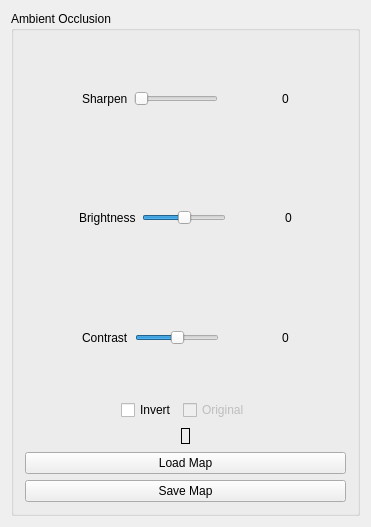
<?xml version="1.0" encoding="UTF-8"?>
<ui version="4.0">
 <class>AOMapWidget</class>
 <widget class="QWidget" name="AOMapWidget">
  <property name="geometry">
   <rect>
    <x>0</x>
    <y>0</y>
    <width>371</width>
    <height>527</height>
   </rect>
  </property>
  <property name="windowTitle">
   <string>AOMapWidget</string>
  </property>
  <layout class="QGridLayout" name="gridLayout_2">
   <item row="0" column="0">
    <widget class="QGroupBox" name="groupBox">
     <property name="title">
      <string>Ambient Occlusion</string>
     </property>
     <layout class="QGridLayout" name="gridLayout">
      <item row="0" column="0">
       <layout class="QVBoxLayout" name="verticalLayout_2">
        <item>
         <layout class="QHBoxLayout" name="horizontalLayout_3">
          <item>
           <spacer name="horizontalSpacer_9">
            <property name="orientation">
             <enum>Qt::Horizontal</enum>
            </property>
            <property name="sizeHint" stdset="0">
             <size>
              <width>40</width>
              <height>20</height>
             </size>
            </property>
           </spacer>
          </item>
          <item>
           <widget class="QLabel" name="label_3">
            <property name="text">
             <string>Sharpen</string>
            </property>
           </widget>
          </item>
          <item>
           <widget class="QSlider" name="sharpenSlider">
            <property name="maximum">
             <number>100</number>
            </property>
            <property name="value">
             <number>0</number>
            </property>
            <property name="orientation">
             <enum>Qt::Horizontal</enum>
            </property>
           </widget>
          </item>
          <item>
           <spacer name="horizontalSpacer">
            <property name="orientation">
             <enum>Qt::Horizontal</enum>
            </property>
            <property name="sizeHint" stdset="0">
             <size>
              <width>40</width>
              <height>20</height>
             </size>
            </property>
           </spacer>
          </item>
          <item>
           <widget class="QLabel" name="sharpenValue">
            <property name="text">
             <string>0</string>
            </property>
            <property name="alignment">
             <set>Qt::AlignCenter</set>
            </property>
           </widget>
          </item>
          <item>
           <spacer name="horizontalSpacer_2">
            <property name="orientation">
             <enum>Qt::Horizontal</enum>
            </property>
            <property name="sizeHint" stdset="0">
             <size>
              <width>40</width>
              <height>20</height>
             </size>
            </property>
           </spacer>
          </item>
         </layout>
        </item>
        <item>
         <layout class="QHBoxLayout" name="horizontalLayout">
          <item>
           <spacer name="horizontalSpacer_10">
            <property name="orientation">
             <enum>Qt::Horizontal</enum>
            </property>
            <property name="sizeHint" stdset="0">
             <size>
              <width>40</width>
              <height>20</height>
             </size>
            </property>
           </spacer>
          </item>
          <item>
           <widget class="QLabel" name="label">
            <property name="text">
             <string>Brightness</string>
            </property>
           </widget>
          </item>
          <item>
           <widget class="QSlider" name="brightnessSlider">
            <property name="maximum">
             <number>100</number>
            </property>
            <property name="value">
             <number>50</number>
            </property>
            <property name="orientation">
             <enum>Qt::Horizontal</enum>
            </property>
           </widget>
          </item>
          <item>
           <spacer name="horizontalSpacer_3">
            <property name="orientation">
             <enum>Qt::Horizontal</enum>
            </property>
            <property name="sizeHint" stdset="0">
             <size>
              <width>40</width>
              <height>20</height>
             </size>
            </property>
           </spacer>
          </item>
          <item>
           <widget class="QLabel" name="brightnessValue">
            <property name="text">
             <string>0</string>
            </property>
            <property name="alignment">
             <set>Qt::AlignCenter</set>
            </property>
           </widget>
          </item>
          <item>
           <spacer name="horizontalSpacer_4">
            <property name="orientation">
             <enum>Qt::Horizontal</enum>
            </property>
            <property name="sizeHint" stdset="0">
             <size>
              <width>40</width>
              <height>20</height>
             </size>
            </property>
           </spacer>
          </item>
         </layout>
        </item>
        <item>
         <layout class="QHBoxLayout" name="horizontalLayout_2">
          <item>
           <spacer name="horizontalSpacer_11">
            <property name="orientation">
             <enum>Qt::Horizontal</enum>
            </property>
            <property name="sizeHint" stdset="0">
             <size>
              <width>40</width>
              <height>20</height>
             </size>
            </property>
           </spacer>
          </item>
          <item>
           <widget class="QLabel" name="label_2">
            <property name="text">
             <string>Contrast</string>
            </property>
           </widget>
          </item>
          <item>
           <widget class="QSlider" name="contrastSlider">
            <property name="maximum">
             <number>100</number>
            </property>
            <property name="value">
             <number>50</number>
            </property>
            <property name="orientation">
             <enum>Qt::Horizontal</enum>
            </property>
           </widget>
          </item>
          <item>
           <spacer name="horizontalSpacer_5">
            <property name="orientation">
             <enum>Qt::Horizontal</enum>
            </property>
            <property name="sizeHint" stdset="0">
             <size>
              <width>40</width>
              <height>20</height>
             </size>
            </property>
           </spacer>
          </item>
          <item>
           <widget class="QLabel" name="contrastValue">
            <property name="text">
             <string>0</string>
            </property>
            <property name="alignment">
             <set>Qt::AlignCenter</set>
            </property>
           </widget>
          </item>
          <item>
           <spacer name="horizontalSpacer_6">
            <property name="orientation">
             <enum>Qt::Horizontal</enum>
            </property>
            <property name="sizeHint" stdset="0">
             <size>
              <width>40</width>
              <height>20</height>
             </size>
            </property>
           </spacer>
          </item>
         </layout>
        </item>
        <item>
         <layout class="QHBoxLayout" name="horizontalLayout_4">
          <item>
           <spacer name="horizontalSpacer_7">
            <property name="orientation">
             <enum>Qt::Horizontal</enum>
            </property>
            <property name="sizeHint" stdset="0">
             <size>
              <width>40</width>
              <height>20</height>
             </size>
            </property>
           </spacer>
          </item>
          <item>
           <widget class="QCheckBox" name="invertCheck">
            <property name="text">
             <string>Invert</string>
            </property>
           </widget>
          </item>
          <item>
           <widget class="QCheckBox" name="originalCheck">
            <property name="enabled">
             <bool>false</bool>
            </property>
            <property name="text">
             <string>Original</string>
            </property>
           </widget>
          </item>
          <item>
           <spacer name="horizontalSpacer_8">
            <property name="orientation">
             <enum>Qt::Horizontal</enum>
            </property>
            <property name="sizeHint" stdset="0">
             <size>
              <width>40</width>
              <height>20</height>
             </size>
            </property>
           </spacer>
          </item>
         </layout>
        </item>
        <item>
         <layout class="QHBoxLayout" name="horizontalLayout_5">
          <item>
           <spacer name="horizontalSpacer_12">
            <property name="orientation">
             <enum>Qt::Horizontal</enum>
            </property>
            <property name="sizeHint" stdset="0">
             <size>
              <width>40</width>
              <height>20</height>
             </size>
            </property>
           </spacer>
          </item>
          <item>
           <widget class="QLabel" name="preview">
            <property name="sizePolicy">
             <sizepolicy hsizetype="Fixed" vsizetype="Fixed">
              <horstretch>0</horstretch>
              <verstretch>0</verstretch>
             </sizepolicy>
            </property>
            <property name="frameShape">
             <enum>QFrame::Box</enum>
            </property>
            <property name="text">
             <string/>
            </property>
           </widget>
          </item>
          <item>
           <spacer name="horizontalSpacer_13">
            <property name="orientation">
             <enum>Qt::Horizontal</enum>
            </property>
            <property name="sizeHint" stdset="0">
             <size>
              <width>40</width>
              <height>20</height>
             </size>
            </property>
           </spacer>
          </item>
         </layout>
        </item>
        <item>
         <layout class="QVBoxLayout" name="verticalLayout">
          <item>
           <widget class="QPushButton" name="loadButton">
            <property name="text">
             <string>Load Map</string>
            </property>
           </widget>
          </item>
          <item>
           <widget class="QPushButton" name="saveButton">
            <property name="text">
             <string>Save Map</string>
            </property>
           </widget>
          </item>
         </layout>
        </item>
       </layout>
      </item>
     </layout>
    </widget>
   </item>
  </layout>
 </widget>
 <layoutdefault spacing="6" margin="11"/>
 <resources/>
 <connections/>
</ui>
